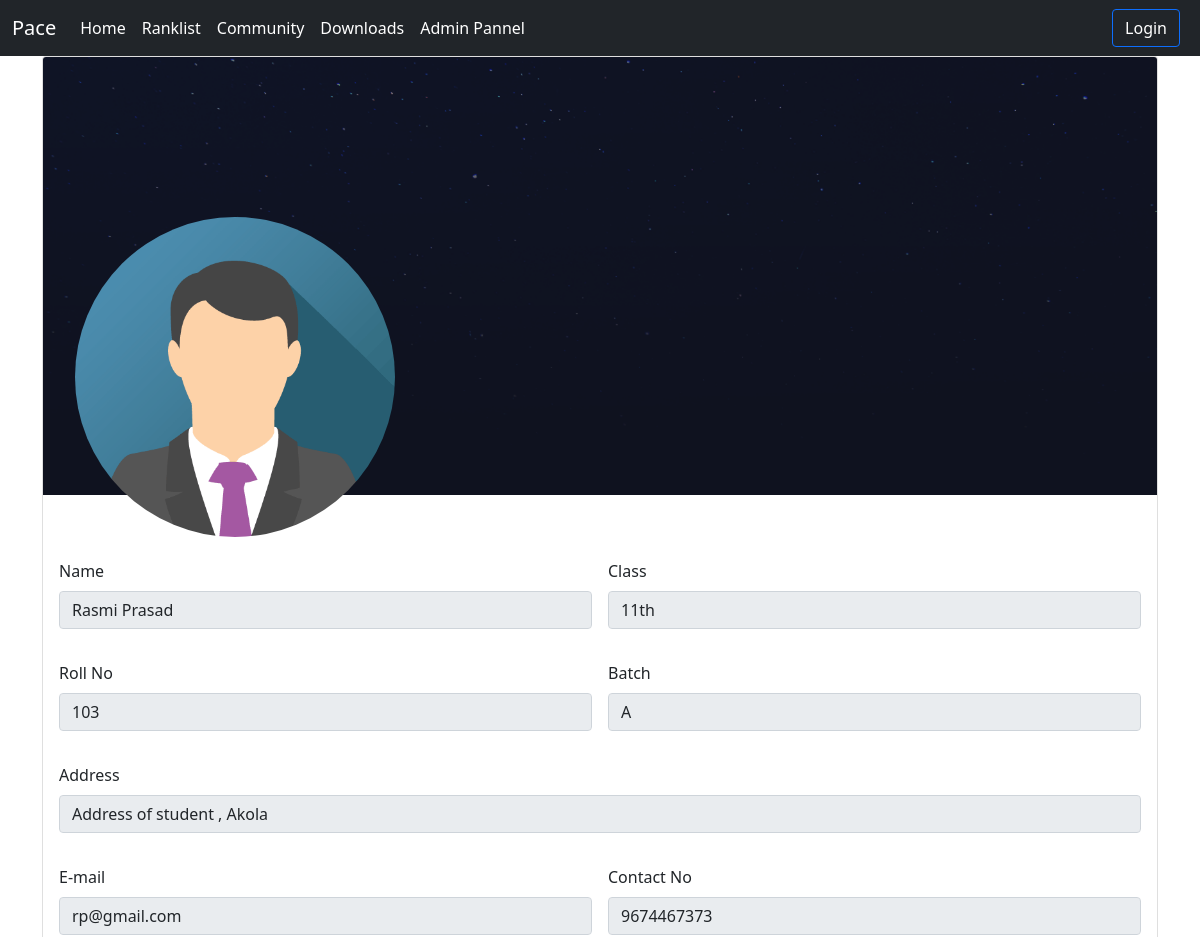
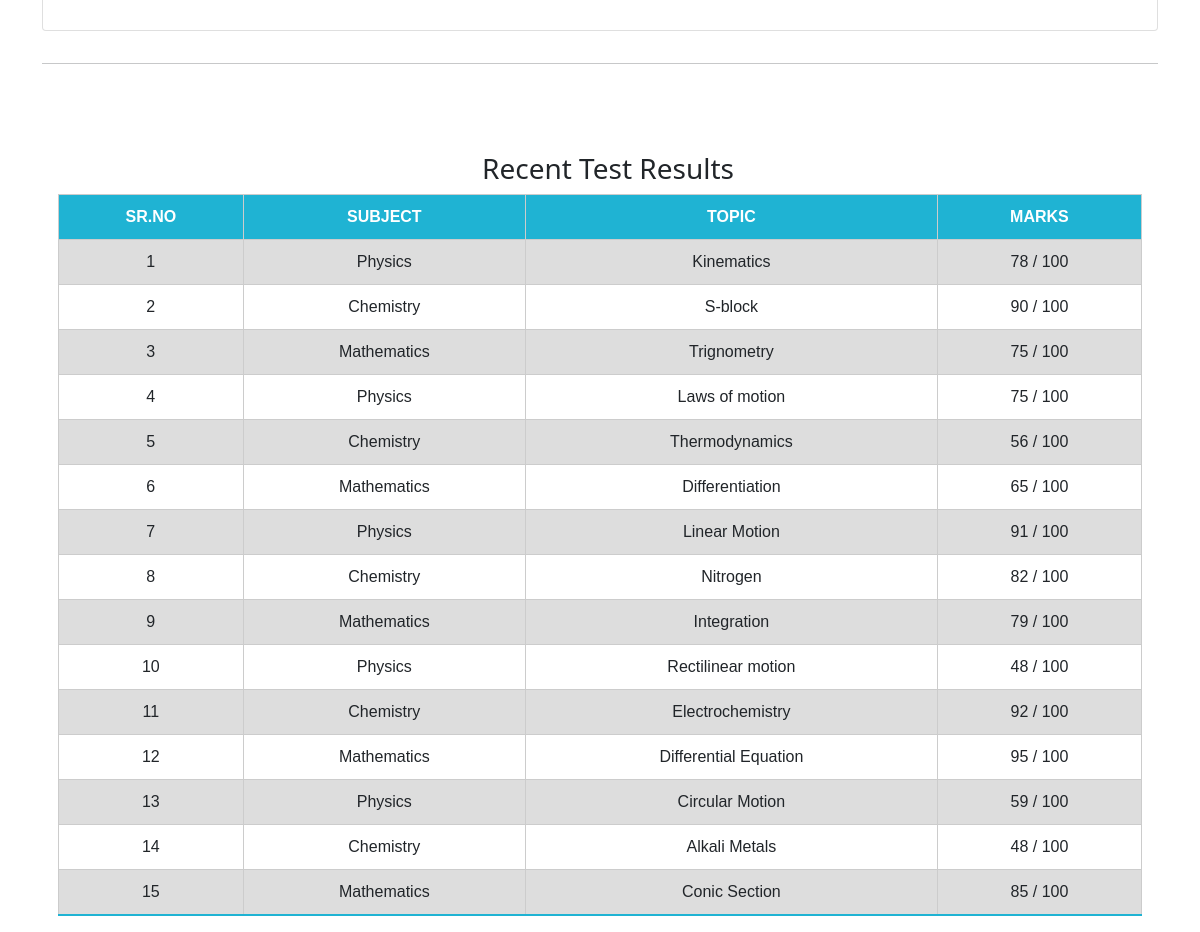
Page /student/showStudent/5/ on the committed database (2 pictures, top to bottom).
### student/models.py (models this page shows, shortened)
class Student(models.Model):
    user = models.OneToOneField(User, on_delete=models.CASCADE, null=True)
    name = models.CharField(max_length=200)
    stu_class = models.ForeignKey(Student_Class, on_delete=models.CASCADE,null=True)
    rollNo = models.IntegerField(default=0)
    batch = models.CharField(max_length=10)
    contact = models.CharField(max_length=100)
    address = models.CharField(max_length=300)
    email = models.CharField(max_length=100)
    image = models.ImageField(
        upload_to="profile", null=True, blank=True, default="stars.png")

class Student_Class(models.Model):
    stu_class = models.CharField(
        max_length=50, choices=CLASS_CHOICES, null=True)
    def __str__(self):
        return self.stu_class

class Subject(models.Model):
    subject = models.CharField(
        max_length=50, choices=SUBJECT_CHOICES, null=True)
    def __str__(self):
        return self.subject

### result/models.py (models this page shows)
class ExamResult(models.Model):
    exam = models.ForeignKey(Exam, on_delete=models.SET_NULL, null=True)
    student = models.ForeignKey(Student, on_delete=models.SET_NULL, null=True)
    marks_obtained = models.IntegerField()

### exam/models.py (models this page shows, shortened)
class Exam(models.Model):
    topic = models.CharField(max_length=200)
    subject = models.ForeignKey(Subject, on_delete=models.CASCADE)
    total_marks = models.IntegerField()
    student = models.ManyToManyField(Student)

### student/views.py (the view)
# urls.py: path("showStudent/<int:pk>/", views.show_student, name="show_student"),
def show_student(request, pk):
    student = Student.objects.get(id=pk)
    examresults = student.examresult_set.all()
    context = {'student': student, 'examresults': examresults}
    return render(request, "student/show_student.html", context)

### student/templates/student/show_student.html
{% extends 'home/base.html' %}
{% load static %}
{% block content %}
<div class="container">
    <div class="row">
        <div class="col-md-12">
            <div class="card mb-3">
                <img src="{% static 'images/stars.png' %}" class="card-img-top" alt="..." style="position: relative;">
                <div class="profile-wrapper" style="position: absolute;
                border-radius: 50%;
                top: 10rem;left: 2rem;
                ">
                    <img src="{{student.image.url}}" alt="" style="border-radius: 50%; width:20rem; height:20rem;">
                </div>
                <div class="card-body mt-5" style="top: 5rem;">
                    <form class="row g-3">
                        <div class="col-md-6 mb-3">
                            <label for="name" class="form-label">Name</label>
                            <input type="text" class="form-control" id="name" value="{{student.name}}" readonly>
                        </div>
                        <div class="col-md-6 mb-3">
                            <label for="class" class="form-label">Class</label>
                            <input type="text" class="form-control" id="class" value="{{student.stu_class}}" readonly>
                        </div>
                        <div class=" col-md-6 mb-3">
                            <label for="rollno" class="form-label">Roll No</label>
                            <input type="text" class="form-control" id="rollno" value="{{student.rollNo}}" readonly>
                        </div>
                        <div class="col-md-6 mb-3">
                            <label for="batch" class="form-label">Batch</label>
                            <input type="text" class="form-control" id="batch" value="{{student.batch}}" readonly>
                        </div>
                        <div class="col-12 mb-3">
                            <label for="address" class="form-label">Address </label>
                            <input type="text" class="form-control" id="address" value="{{student.address}}" readonly>
                        </div>
                        <div class="col-md-6 mb-3">
                            <label for="email" class="form-label">E-mail </label>
                            <input type="email" class="form-control" id="email" value="{{student.email}}" readonly>
                        </div>
                        <div class="col-md-6 mb-3">
                            <label for="contact" class="form-label">Contact No</label>
                            <input type="text" class="form-control" id="contact" value="{{student.contact}}" readonly>
                        </div>
                    </form>
                </div>
            </div>
        </div>
    </div>
    <hr>
    <br>
    <br>
    <div class="row m-2 p-2">
        <h3 class="text-center m-2">Recent Test Results</h3>
        <table class="">
            <tr>
                <th>Sr.No</th>
                <th>Subject</th>
                <th>Topic</th>
                <th>Marks </th>
            </tr>
            {% for examresult in examresults %}
            <tr>
                <td>{{ forloop.counter }}</td>
                <td>{{examresult.exam.subject}}</td>
                <td>{{examresult.exam.topic}}</td>
                <td>{{examresult.marks_obtained}} / {{examresult.exam.total_marks}}</td>
            </tr>
            {% endfor %}
        </table>
    </div>
</div>
{% endblock content %}

### home/templates/home/base.html (style rules this page uses)
table { font-family: Verdana, Geneva, Tahoma, sans-serif; border-collapse: collapse; text-align: center; position: relative; top: 50%; left: 50%; transform: translate(-50%, 0%); width: 800px; height: 200px; border-radius: 5px 5px 0 0; }
tr { transition: all 0.2s ease-in-out; cursor: pointer; }
table td, table th { border: 1px solid #cccccc; padding: 10px 12px; }
table th { font-weight: bold; background-color: #1fb3d3; color: #fff; text-transform: uppercase; }
tr:nth-child(even) { background-color: #dddddd; }
tr:last-child { border-bottom: 2px solid #1fb3d3; }

### rows in the picture
Student: image (picture), name "Rasmi Prasad", stu_class "11th", rollNo "103", batch "A", address "Address of student , Akola", email "rp@gmail.com", contact "9674467373"
ExamResult: exam.subject "Physics", exam.topic "Kinematics", marks_obtained "78", exam.total_marks "100"
ExamResult: exam.subject "Chemistry", exam.topic "S-block", marks_obtained "90", exam.total_marks "100"
ExamResult: exam.subject "Mathematics", exam.topic "Trignometry", marks_obtained "75", exam.total_marks "100"
ExamResult: exam.subject "Physics", exam.topic "Laws of motion", marks_obtained "75", exam.total_marks "100"
ExamResult: exam.subject "Chemistry", exam.topic "Thermodynamics", marks_obtained "56", exam.total_marks "100"
ExamResult: exam.subject "Mathematics", exam.topic "Differentiation", marks_obtained "65", exam.total_marks "100"
ExamResult: exam.subject "Physics", exam.topic "Linear Motion", marks_obtained "91", exam.total_marks "100"
ExamResult: exam.subject "Chemistry", exam.topic "Nitrogen", marks_obtained "82", exam.total_marks "100"
ExamResult: exam.subject "Mathematics", exam.topic "Integration", marks_obtained "79", exam.total_marks "100"
ExamResult: exam.subject "Physics", exam.topic "Rectilinear motion", marks_obtained "48", exam.total_marks "100"
ExamResult: exam.subject "Chemistry", exam.topic "Electrochemistry", marks_obtained "92", exam.total_marks "100"
ExamResult: exam.subject "Mathematics", exam.topic "Differential Equation", marks_obtained "95", exam.total_marks "100"
ExamResult: exam.subject "Physics", exam.topic "Circular Motion", marks_obtained "59", exam.total_marks "100"
ExamResult: exam.subject "Chemistry", exam.topic "Alkali Metals", marks_obtained "48", exam.total_marks "100"
ExamResult: exam.subject "Mathematics", exam.topic "Conic Section", marks_obtained "85", exam.total_marks "100"
